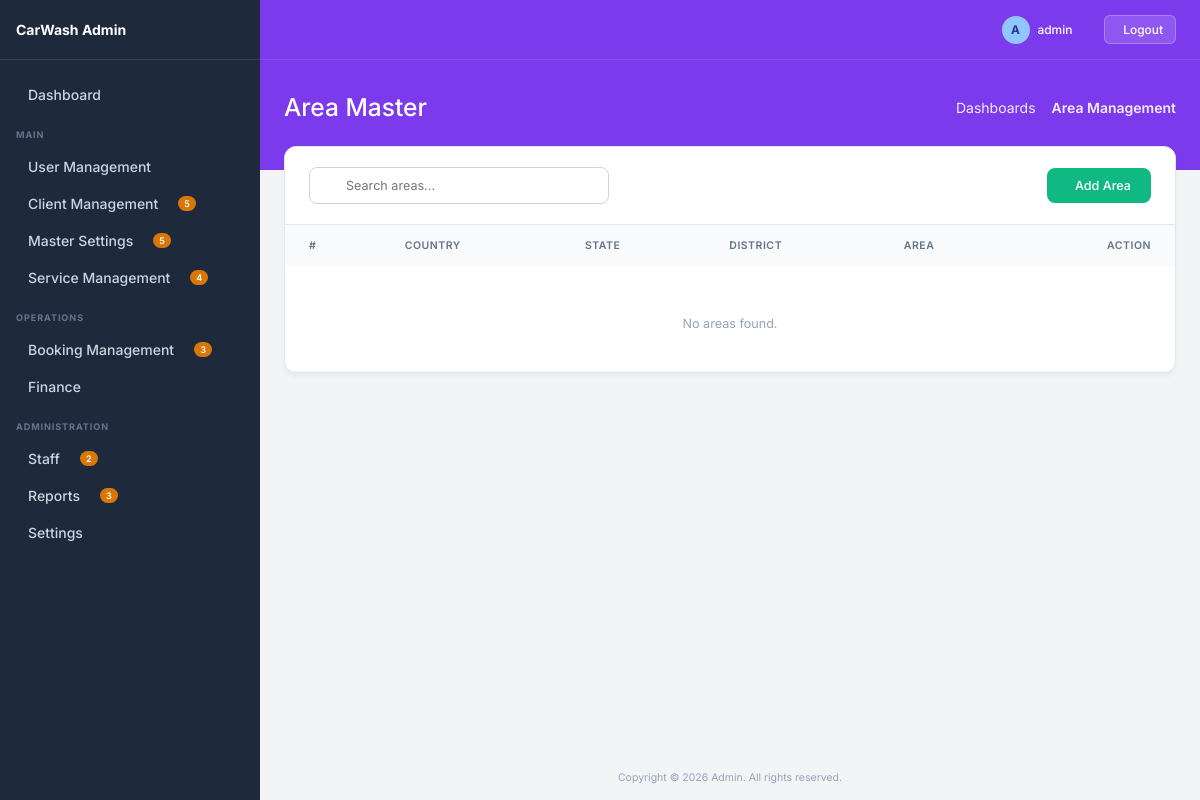
The page /area/ (signed in) on the database as committed earlier.
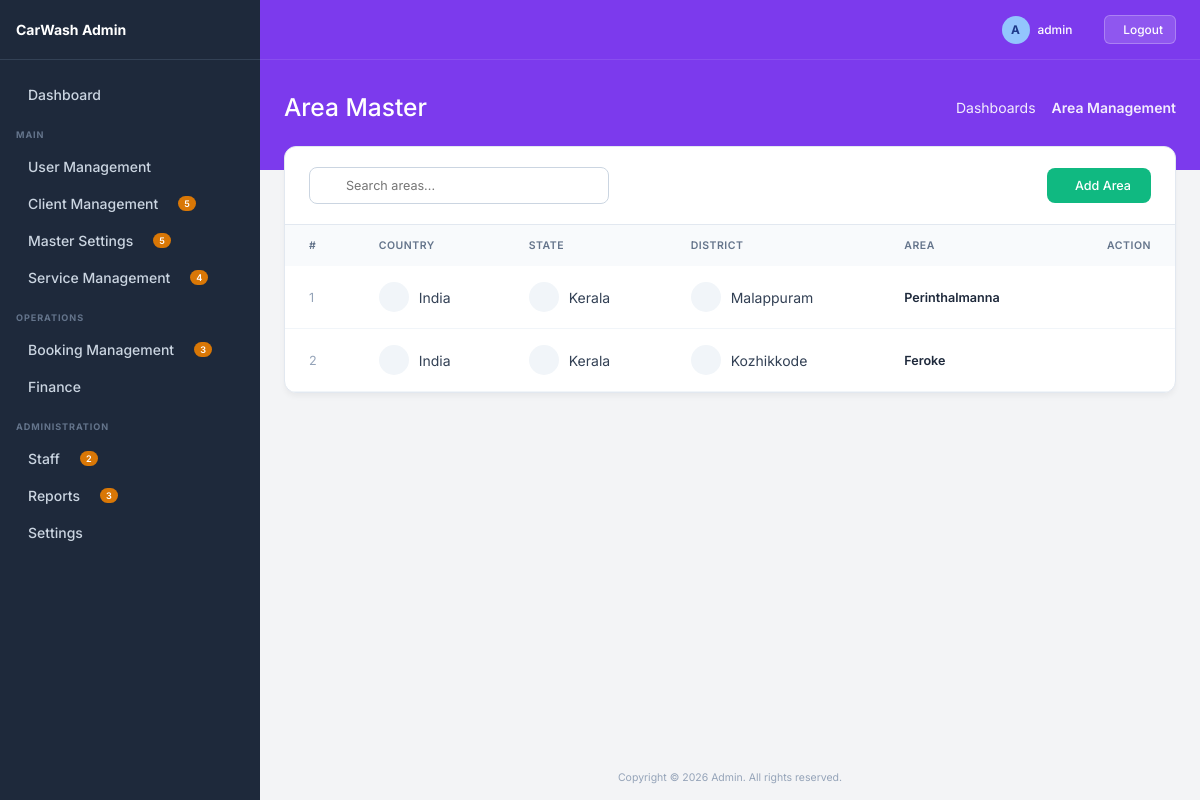
The same page on the database as committed later.
### master/models.py (models this page shows, shortened)
class Area(BaseModel):
    district = models.ForeignKey(District, on_delete=models.CASCADE)
    name = models.CharField(max_length=100)

class District(BaseModel):
    state = models.ForeignKey(State, on_delete=models.CASCADE)
    name = models.CharField(max_length=100)

class State(BaseModel):
    country = models.ForeignKey(Country, on_delete=models.CASCADE)
    name = models.CharField(max_length=100)

class Country(BaseModel):
    name = models.CharField(max_length=100)

### master/views.py (the view)
# urls.py: path('area/', views.area_list, name='area_list'),
@login_required
def area_list(request):
    search = request.GET.get('search', '')
    queryset = Area.objects.filter(is_deleted=False)
    if search:
        queryset = queryset.filter(name__icontains=search)
    paginator = Paginator(queryset, 10)
    page_obj = paginator.get_page(request.GET.get('page'))
    return render(request, 'area/list.html', {
        'page_obj': page_obj,
        'search': search
    })

### master/templates/area/list.html (shortened to what this page needs)
{% extends 'base.html' %}
{% block page_title %}Area Master{% endblock %}
{% block breadcrumb_active %}Area Management{% endblock %}
{% block content %}
<div class="list-container">
    <div class="list-header">
        <form method="GET" class="search-wrapper">
            <input type="text" name="search" value="{{search}}" placeholder="Search areas..." class="search-input">
        </form>
        <a href="{% url 'area_create' %}" class="btn-create">
             Add Area
        </a>
    </div>
    <div style="overflow-x: auto;">
        <table class="premium-table">
            <thead>
                <tr>
                    <th>#</th>
                    <th>Country</th>
                    <th>State</th>
                    <th>District</th>
                    <th>Area</th>
                    <th style="text-align:right;">Action</th>
                </tr>
            </thead>
            <tbody>
                {% for obj in page_obj %}
                <tr>
                    <td style="color:#94a3b8;">{{ forloop.counter }}</td>
                    <td>
                        <div style="display:flex; align-items:center; gap:10px;">
                            <div style="width:30px;height:30px;border-radius:50%;background:#f1f5f9;display:flex;align-items:center;justify-content:center;">
                            </div>
                            {{ obj.district.state.country.name }}
                        </div>
                    </td>
                    <td>
                        <div style="display:flex; align-items:center; gap:10px;">
                            <div style="width:30px;height:30px;border-radius:50%;background:#f1f5f9;display:flex;align-items:center;justify-content:center;">
                            </div>
                            {{ obj.district.state.name }}
                        </div>
                    </td>
                    <td>
                        <div style="display:flex; align-items:center; gap:10px;">
                            <div style="width:30px;height:30px;border-radius:50%;background:#f1f5f9;display:flex;align-items:center;justify-content:center;">
                            </div>
                            {{ obj.district.name }}
                        </div>
                    </td>
                    <td style="font-weight:600; color:#1e293b;">
                        {{ obj.name }}
                    </td>
                    <td style="text-align:right;">
                        <div style="display:flex; gap:8px; justify-content:flex-end;">
                            <a href="{% url 'area_edit' obj.pk %}" class="action-btn edit">
                            </a>
                            <a href="{% url 'area_delete' obj.pk %}" onclick="return confirm('Delete this area?')" class="action-btn delete">
                            </a>
                        </div>
                    </td>
                </tr>
                {% empty %}
                <tr>
                    <td colspan="6" style="text-align:center; padding:40px; color:#94a3b8;">
                        No areas found.
                    </td>
                </tr>
                {% endfor %}
            </tbody>
        </table>
    </div>
</div>
{% endblock %}

### core/templates/base.html (shortened to what this page needs)
<!DOCTYPE html>
<html lang="en">
<head>
</head>
<body>
    <aside class="sidebar">
        <div class="sidebar-header">
            <span>CarWash Admin</span>
        </div>
        <div class="sidebar-content">
            <a href="{% url 'dashboard' %}" class="nav-item">
                <div class="nav-item-left">
                    Dashboard
                </div>
            </a>
            <div class="nav-section-title">MAIN</div>
            <div class="nav-item dropdown-toggle">
                <div class="nav-item-left">
                     User Management
                </div>
            </div>
            <div class="nav-item dropdown-toggle">
                <div class="nav-item-left">
                    Client Management
                    <span class="nav-badge">5</span>
                </div>
            </div>
            <div class="nav-item dropdown-toggle">
                <div class="nav-item-left">
                    Master Settings
                    <span class="nav-badge">5</span>
                </div>
            </div>
            <div class="nav-item dropdown-toggle">
                <div class="nav-item-left">
                    Service Management
                    <span class="nav-badge">4</span>
                </div>
            </div>
            <div class="nav-section-title">OPERATIONS</div>
            <div class="nav-item dropdown-toggle">
                <div class="nav-item-left">
                    Booking Management
                    <span class="nav-badge">3</span>
                </div>
            </div>
            <div class="nav-item dropdown-toggle">
                <div class="nav-item-left">
                    Finance
                </div>
            </div>
            <div class="nav-section-title">ADMINISTRATION</div>
            <div class="nav-item dropdown-toggle">
                <div class="nav-item-left">
                    Staff
                    <span class="nav-badge">2</span>
                </div>
            </div>
            <div class="nav-item dropdown-toggle">
                <div class="nav-item-left">
                    Reports
                    <span class="nav-badge">3</span>
                </div>
            </div>
            <div class="nav-item dropdown-toggle">
                <div class="nav-item-left">
                    Settings
                </div>
            </div>
        </div>
    </aside>
    <div class="main-wrapper">
        <div class="top-banner">
            <div class="top-navbar">
                <div class="navbar-right">
                    <div class="flex-center" style="gap: 8px;">
                        <span style="display:inline-block; width:28px; height:28px; border-radius:50%; background:#93c5fd; color:#1e3a8a; text-align:center; line-height:28px; font-weight:bold;">{{ request.user.username|make_list|first|upper|default:"A" }}</span>
                        <span>{{ request.user.username|default:"admin" }}</span>
                    </div>
                    {% if request.user.is_authenticated %}
                    <form method="post" action="{% url 'logout' %}" style="margin-left: 12px; display: inline;">
                        <button type="submit" style="background: rgba(255,255,255,0.15); border: 1px solid rgba(255,255,255,0.25); color: white; padding: 6px 12px; border-radius: 6px; cursor: pointer; display: flex; align-items: center; gap: 6px; font-size: 0.85rem; font-weight: 500; transition: all 0.2s;">
                             Logout
                        </button>
                    </form>
                    {% endif %}
                </div>
            </div>
            <div class="banner-header">
                <div class="banner-title">{% block page_title %}Dashboard{% endblock %}</div>
                <div class="banner-breadcrumbs">
                    <a href="#">Dashboards</a>
                    <span style="font-weight: 600;">{% block breadcrumb_active %}Admin Dashboard{% endblock %}</span>
                </div>
            </div>
        </div>
        <div class="content-area">
            {% block content %}{% endblock %}
        </div>
        <div style="margin-top:auto; padding: 16px; text-align: center; color: #94a3b8; font-size: 0.75rem;">
            Copyright © 2026 Admin. All rights reserved.
        </div>
    </div>
</body>
</html>

### core/templates/base.html (style rules this page uses)
:root { --bg-sidebar: #1e293b; --bg-body: #f3f4f6; --bg-banner: #7c3aed; --text-sidebar: #cbd5e1; --text-sidebar-hover: #ffffff; --sidebar-border: #334155; --badge-bg: #d97706; --badge-text: #ffffff; --sidebar-width: 260px; }
* { margin: 0; padding: 0; box-sizing: border-box; font-family: 'Inter', sans-serif; font-size: 14px; }
body { background-color: var(--bg-body); color: #1e293b; display: flex; min-height: 100vh; overflow-x: hidden; }
.sidebar { width: var(--sidebar-width); background-color: var(--bg-sidebar); display: flex; flex-direction: column; position: fixed; height: 100vh; overflow-y: auto; z-index: 100; }
.sidebar-header { padding: 16px; font-size: 1.1rem; font-weight: 700; display: flex; align-items: center; gap: 12px; color: white; border-bottom: 1px solid var(--sidebar-border); height: 60px; }
.sidebar-content { padding: 16px 0; }
.nav-section-title { color: #64748b; font-size: 0.65rem; text-transform: uppercase; letter-spacing: 0.1em; font-weight: 700; margin: 16px 16px 8px 16px; }
.nav-item { display: flex; align-items: center; justify-content: space-between; padding: 10px 16px; color: var(--text-sidebar); text-decoration: none; font-size: 0.85rem; font-weight: 500; cursor: pointer; transition: color 0.2s, background-color 0.2s; }
.nav-item-left { display: flex; align-items: center; gap: 12px; }
.nav-badge { background-color: var(--badge-bg); color: var(--badge-text); font-size: 0.65rem; font-weight: 600; padding: 2px 6px; border-radius: 12px; margin-left: 8px; }
.main-wrapper { flex: 1; margin-left: var(--sidebar-width); display: flex; flex-direction: column; min-height: 100vh; }
.top-banner { background-color: var(--bg-banner); color: white; display: flex; flex-direction: column; }
.top-navbar { height: 60px; display: flex; align-items: center; justify-content: space-between; padding: 0 24px; border-bottom: 1px solid rgba(255, 255, 255, 0.1); }
.navbar-right { display: flex; align-items: center; gap: 20px; }
.navbar-right span { font-size: 0.85rem; font-weight: 500; }
.banner-header { padding: 32px 24px 48px 24px; display: flex; justify-content: space-between; align-items: center; }
.banner-title { font-size: 1.75rem; font-weight: 500; }
.banner-breadcrumbs { font-size: 0.75rem; display: flex; align-items: center; gap: 8px; opacity: 0.9; }
.banner-breadcrumbs a { color: white; text-decoration: none; }
.content-area { padding: 0 24px 24px 24px; margin-top: -24px; flex: 1; }
.flex-center { display: flex; align-items: center; }
.list-container { background: white; border-radius: 12px; border: 1px solid #e2e8f0; box-shadow: 0 4px 6px -1px rgba(0, 0, 0, 0.05); overflow: hidden; }
.list-header { padding: 20px 24px; border-bottom: 1px solid #e2e8f0; display: flex; justify-content: space-between; align-items: center; }
.search-input { padding: 10px 16px; padding-left: 36px; border: 1px solid #cbd5e1; border-radius: 8px; font-size: 0.9rem; outline: none; width: 300px; transition: all 0.2s; font-family: 'Inter', sans-serif; }
.search-wrapper { position: relative; display: flex; align-items: center; }
.btn-create { background: #10b981; color: white; padding: 10px 20px; border-radius: 8px; text-decoration: none; font-size: 0.9rem; font-weight: 500; display: flex; align-items: center; gap: 8px; transition: background 0.2s; border: none; cursor: pointer; }
.premium-table { width: 100%; border-collapse: collapse; text-align: left; }
.premium-table th { background-color: #f8fafc; color: #64748b; font-size: 0.75rem; text-transform: uppercase; letter-spacing: 0.05em; padding: 14px 24px; font-weight: 600; }
.premium-table td { padding: 16px 24px; font-size: 0.9rem; color: #334155; border-bottom: 1px solid #f1f5f9; vertical-align: middle; }
.action-btn { padding: 6px; border-radius: 6px; color: #64748b; transition: all 0.2s; text-decoration: none; display: inline-flex; align-items: center; justify-content: center; }

Rows that differ between the two databases and show on the page:
added Area: district.state.country.name "India", district.state.name "Kerala", district.name "Malappuram", name "Perinthalmanna"
added Area: district.state.country.name "India", district.state.name "Kerala", district.name "Kozhikkode", name "Feroke"
Other text that changed with them:
text no longer shown: "No areas found."
